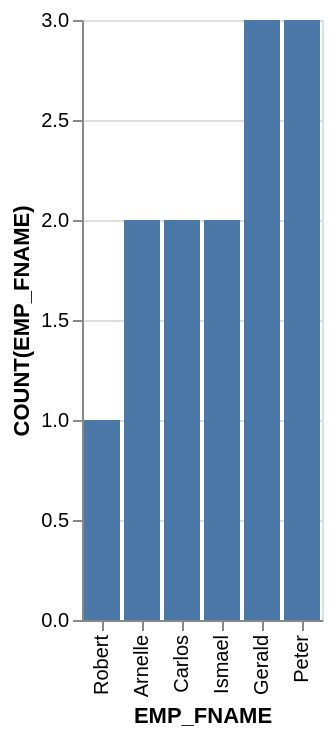

Here is the Vega-Lite specification saved for this chart:
### Vega-Lite specification from a JSON file in a GitHub repository (floating-point values rounded to 4 significant figures)
{"data": {"values": [{"x_data": "Robert", "y_data": 1}, {"x_data": "Arnelle", "y_data": 2}, {"x_data": "Carlos", "y_data": 2}, {"x_data": "Ismael", "y_data": 2}, {"x_data": "Gerald", "y_data": 3}, {"x_data": "Peter", "y_data": 3}]}, "mark": "bar", "encoding": {"x": {"field": "x_data", "type": "nominal", "title": "EMP_FNAME", "sort": {"op": "sum", "field": "y_data", "order": "ascending"}}, "y": {"field": "y_data", "type": "quantitative", "title": "COUNT(EMP_FNAME)"}}}
